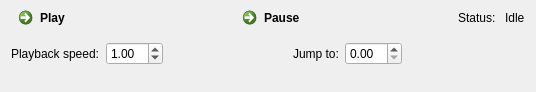
<?xml version="1.0" encoding="UTF-8"?>
<ui version="4.0">
 <class>Logging</class>
 <widget class="QWidget" name="Logging">
  <property name="geometry">
   <rect>
    <x>0</x>
    <y>0</y>
    <width>536</width>
    <height>92</height>
   </rect>
  </property>
  <property name="sizePolicy">
   <sizepolicy hsizetype="Preferred" vsizetype="Preferred">
    <horstretch>100</horstretch>
    <verstretch>80</verstretch>
   </sizepolicy>
  </property>
  <property name="minimumSize">
   <size>
    <width>100</width>
    <height>80</height>
   </size>
  </property>
  <property name="maximumSize">
   <size>
    <width>16777215</width>
    <height>92</height>
   </size>
  </property>
  <property name="windowTitle">
   <string>Form</string>
  </property>
  <layout class="QVBoxLayout" name="verticalLayout_2">
   <property name="topMargin">
    <number>0</number>
   </property>
   <item>
    <layout class="QVBoxLayout" name="verticalLayout" stretch="0,0">
     <item>
      <layout class="QHBoxLayout" name="horizontalLayout" stretch="2,2,0,0">
       <property name="sizeConstraint">
        <enum>QLayout::SetNoConstraint</enum>
       </property>
       <item>
        <widget class="QCommandLinkButton" name="playButton">
         <property name="sizePolicy">
          <sizepolicy hsizetype="MinimumExpanding" vsizetype="Preferred">
           <horstretch>30</horstretch>
           <verstretch>0</verstretch>
          </sizepolicy>
         </property>
         <property name="minimumSize">
          <size>
           <width>30</width>
           <height>0</height>
          </size>
         </property>
         <property name="text">
          <string>Play</string>
         </property>
         <property name="icon">
          <iconset resource="../notify/res.qrc">
           <normaloff>:/notify/images/play.png</normaloff>:/notify/images/play.png</iconset>
         </property>
        </widget>
       </item>
       <item>
        <widget class="QCommandLinkButton" name="pauseButton">
         <property name="sizePolicy">
          <sizepolicy hsizetype="MinimumExpanding" vsizetype="Preferred">
           <horstretch>30</horstretch>
           <verstretch>0</verstretch>
          </sizepolicy>
         </property>
         <property name="minimumSize">
          <size>
           <width>30</width>
           <height>0</height>
          </size>
         </property>
         <property name="text">
          <string>Pause</string>
         </property>
         <property name="icon">
          <iconset resource="../notify/res.qrc">
           <normaloff>:/notify/images/stop.png</normaloff>:/notify/images/stop.png</iconset>
         </property>
        </widget>
       </item>
       <item>
        <widget class="QLabel" name="label">
         <property name="text">
          <string>Status: </string>
         </property>
        </widget>
       </item>
       <item>
        <widget class="QLabel" name="statusLabel">
         <property name="text">
          <string>Idle</string>
         </property>
        </widget>
       </item>
      </layout>
     </item>
     <item>
      <layout class="QHBoxLayout" name="horizontalLayout_2">
       <item>
        <widget class="QLabel" name="label_2">
         <property name="text">
          <string>Playback speed:</string>
         </property>
        </widget>
       </item>
       <item>
        <widget class="QDoubleSpinBox" name="playbackSpeedSpinBox">
         <property name="maximum">
          <double>10.000000000000000</double>
         </property>
         <property name="singleStep">
          <double>0.100000000000000</double>
         </property>
         <property name="value">
          <double>1.000000000000000</double>
         </property>
        </widget>
       </item>
       <item>
        <spacer name="horizontalSpacer">
         <property name="orientation">
          <enum>Qt::Horizontal</enum>
         </property>
         <property name="sizeHint" stdset="0">
          <size>
           <width>40</width>
           <height>20</height>
          </size>
         </property>
        </spacer>
       </item>
       <item>
        <widget class="QLabel" name="label_3">
         <property name="text">
          <string>Jump to:</string>
         </property>
        </widget>
       </item>
       <item>
        <widget class="QDoubleSpinBox" name="jumpToTimeSpinBox">
         <property name="maximumSize">
          <size>
           <width>82</width>
           <height>16777215</height>
          </size>
         </property>
        </widget>
       </item>
       <item>
        <spacer name="horizontalSpacer_2">
         <property name="orientation">
          <enum>Qt::Horizontal</enum>
         </property>
         <property name="sizeHint" stdset="0">
          <size>
           <width>40</width>
           <height>20</height>
          </size>
         </property>
        </spacer>
       </item>
      </layout>
     </item>
    </layout>
   </item>
   <item>
    <spacer name="verticalSpacer">
     <property name="orientation">
      <enum>Qt::Vertical</enum>
     </property>
     <property name="sizeHint" stdset="0">
      <size>
       <width>20</width>
       <height>40</height>
      </size>
     </property>
    </spacer>
   </item>
  </layout>
 </widget>
 <resources>
  <include location="../notify/res.qrc"/>
 </resources>
 <connections/>
</ui>
